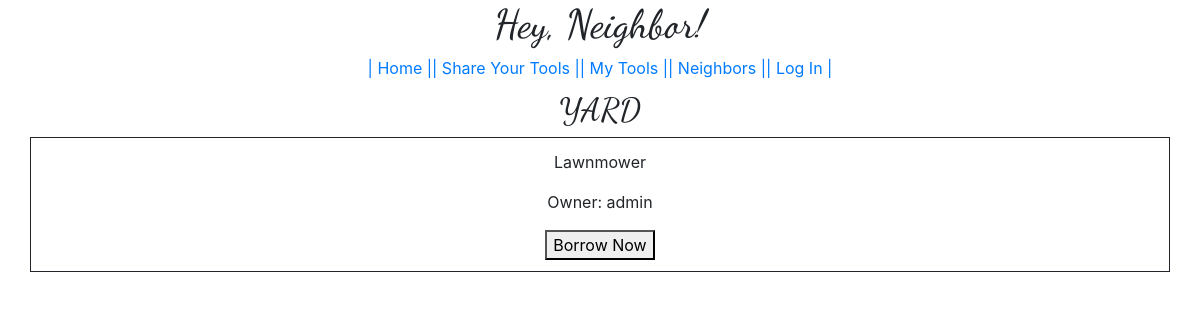
Page /2/ on the committed database.
### hey_neighbor/models.py (models this page shows, shortened)
class Tool(models.Model):
    AVAILABLE_TYPES = [
    ('YARD', 'Yard'),
    ('WOODWORKING', 'Woodworking'),
    ('PLUMBING', 'Plumbing'),
    ('AUTO', 'Auto')
    ]
    owner = models.ForeignKey(User, on_delete=models.CASCADE)
    tool = models.CharField(max_length=255, default='')
    types = models.CharField(max_length=255, choices=AVAILABLE_TYPES, default='YARD')
    date_posted = models.DateTimeField('Date Posted', default=timezone.now)
    availability = models.BooleanField(default=False)

### hey_neighbor/views.py (the view)
# urls.py: path('<int:pk>/', views.DetailView.as_view(), name='detail'),
class DetailView(generic.DetailView):
    model = Tool
    template_name = 'hey_neighbor/detail.html'

### hey_neighbor/templates/hey_neighbor/detail.html
{% extends 'hey_neighbor/base.html' %}
{% block content %}
<div class='row justify-content-center'>
  <h2 class='heads'>{{tool.types}}</h2>
</div>
<div class='posting row justify-content-center'>
  <section class='col-md-3'>
    <p>{{tool.tool}}</p>
    <p>Owner: {{tool.owner}}</p>
    {% if object.availability == True %}
    <button>Borrow Now</button>
    {% else %}
    <p>Sorry this item is currently unavailable.</p>
    {% endif %}
  </section>
</div>
{% endblock %}

### hey_neighbor/static/hey_neighbor/base.css (style rules this page uses)
body { box-sizing: border-box; background-color: red; }
.heads { font-family: 'Dancing Script', cursive; }
.posting { padding: 1%; text-align: center; border: solid 1px; }

### rows in the picture
Tool: types "YARD", tool "Lawnmower", owner "admin"
